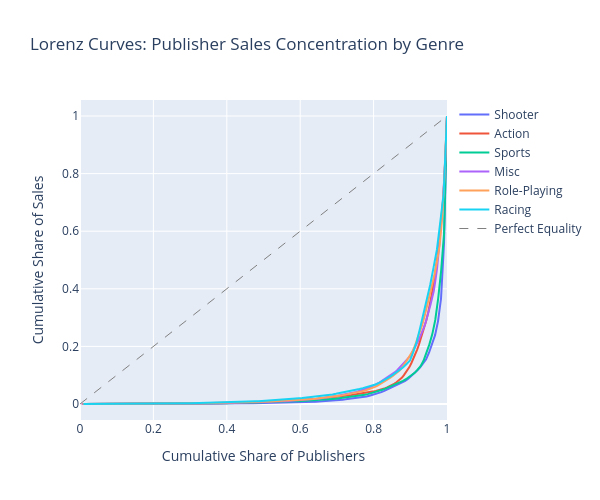

Notebook code cell kept with this figure:
### Code cell
# Lorenz curves for top 6 genres by sales
top_genres = df_scoped[df_scoped['genre'].notna()].groupby('genre')['total_sales'].sum().nlargest(6).index

fig = go.Figure()
for genre in top_genres:
    genre_pubs = pub_sales[pub_sales['genre'] == genre]['total_sales'].sort_values().values
    cum_share = np.cumsum(genre_pubs) / genre_pubs.sum()
    cum_pop = np.arange(1, len(genre_pubs) + 1) / len(genre_pubs)
    fig.add_trace(go.Scatter(x=cum_pop, y=cum_share, mode='lines', name=genre, line=dict(width=2)))

# Line of equality
fig.add_trace(go.Scatter(x=[0, 1], y=[0, 1], mode='lines', name='Perfect Equality',
                          line=dict(dash='dash', color='gray', width=1)))

fig.update_layout(
    title='Lorenz Curves: Publisher Sales Concentration by Genre',
    xaxis_title='Cumulative Share of Publishers',
    yaxis_title='Cumulative Share of Sales',
    height=500, width=600
)
fig.write_html(f'{FIGURES_DIR}/lorenz_curves.html')
fig.show()
